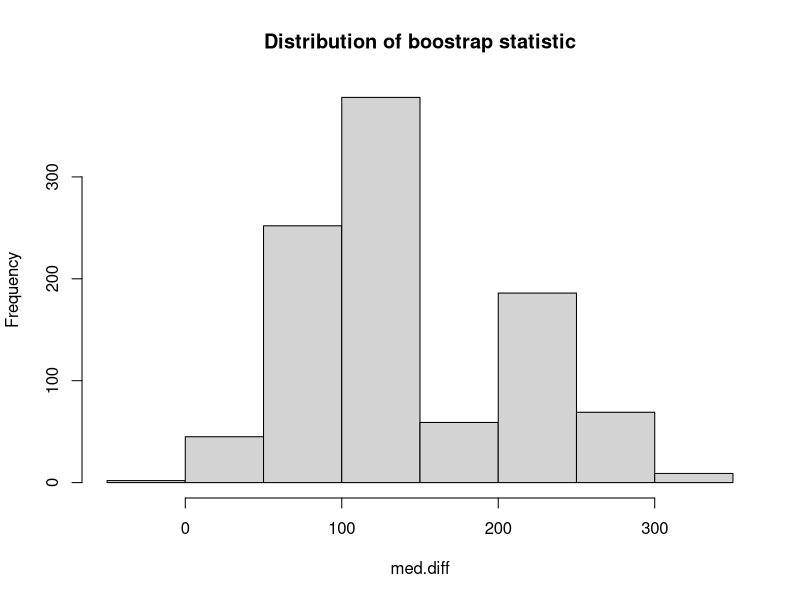

This figure's R source:
## ---- chunk 1
#Create a table (in HTML or PDF) that shows the differences in median (with the BCa bootstrap 
#95% confidence intervals) maternal, infant, neonatal, and under-5 mortality between the
#countries exposed to versus not exposed to armed conflict for the year 2017. Be specific about
#the sample sizes used in each statistic. The table should be fully reproducible. Push the
#script that creates the table to your GitHub repository.
## ---- chunk 2
#clear history
rm(list=ls(all=T)) 
## ---- chunk 3
#load libraries
library(dplyr)
library(tidyr)
library(here)
library(boot)
library(tidyverse)
library(knitr)
library(flextable)
## ---- chunk 4
#load final data
data <- read.csv(here("clean", "final_data.csv"), header = TRUE)
data2017 <- data %>%
  filter(year == 2017) %>%
  drop_na(Maternal.Mortality.rate, Infant.mortality.rate, Under.5.mortality.rate, Neonatal.mortality.rate)

# Subset the Data Frame for the year 2017

matmor.arm1 <- data %>%
  filter(year==2017 & !is.na(Maternal.Mortality.rate) & armconf1 ==1) %>%
  select(country_name, Maternal.Mortality.rate)
matmor.arm0 <- data %>%
  filter(year==2017 & !is.na(Maternal.Mortality.rate) & armconf1 ==0) %>%
  select(country_name, Maternal.Mortality.rate)
## ---- chunk 5
B <- 1000

med.diff <- rep(NA, B)
for(b in 1:B){
  resample.arm1 <- matmor.arm1[sample(nrow(matmor.arm1), size = nrow(matmor.arm1), replace = TRUE),]
  resample.arm0 <- matmor.arm0[sample(nrow(matmor.arm0), size = nrow(matmor.arm0), replace = TRUE),]
  med.diff[b] <- median(resample.arm1$Maternal.Mortality.rate) - median(resample.arm0$Maternal.Mortality.rate)
}
  
head(resample.arm1, 12)
## ---- chunk 6
hist(med.diff, main = "Distribution of boostrap statistic")
## ---- chunk 7
getmeddiff <- function(data, indices) {
  sample_data <- data[indices, ]
  group_meds <- tapply(sample_data$Maternal.Mortality.rate, sample_data$armconf1, FUN = median)
  med.diff <- group_meds[2] - group_meds[1]
  return(med.diff)
}

bootout_mat <- boot(data2017, statistic = getmeddiff, strata = data2017$armconf1, R=1000)
bootout_mat
## ---- chunk 8
#get confidence intervals
mat_ci <- boot.ci(boot.out = bootout_mat, conf = 0.95, type = "bca")

#bootstrap statistics for matmor: t1= 126.5, bias= 14.4095, SE= 64.77766, CI= 43.8, 290.3)
## ---- chunk 9
#bootstrap for infant mor
getmeddiff <- function(data, indices) {
  sample_data <- data[indices, ]
  group_meds <- tapply(sample_data$Infant.mortality.rate, sample_data$armconf1, FUN = median)
  med.diff <- group_meds[2] - group_meds[1]
  return(med.diff)
}

bootout_infant <- boot(data2017, statistic = getmeddiff, strata = data2017$armconf1, R=1000)
bootout_infant
## ---- chunk 10
#get confidence intervals
infant_ci <- boot.ci(boot.out = bootout_infant, conf = 0.95, type = "bca")

#bootstrap statistics for infant mor: t1= 19.8, bias= -0.9521, SE= 5.943379, CI= 6.60, 29.16)
## ---- chunk 11
#bootstrap for under-5 mor
getmeddiff <- function(data, indices) {
  sample_data <- data[indices, ]
  group_meds <- tapply(sample_data$Under.5.mortality.rate, sample_data$armconf1, FUN = median)
  med.diff <- group_meds[2] - group_meds[1]
  return(med.diff)
}

bootout_under5 <- boot(data2017, statistic = getmeddiff, strata = data2017$armconf1, R=1000)
bootout_under5
## ---- chunk 12
#get confidence intervals
under5_ci <- boot.ci(boot.out = bootout_under5, conf = 0.95, type = "bca")

#bootstrap statistics for Under mor: t1= 28.9, bias= -3.0935, SE= 9.678971, CI= 8.97, 45.68)
## ---- chunk 13
#bootstrap for neomor
getmeddiff <- function(data, indices) {
  sample_data <- data[indices, ]
  group_meds <- tapply(sample_data$Neonatal.mortality.rate, sample_data$armconf1, FUN = median)
  med.diff <- group_meds[2] - group_meds[1]
  return(med.diff)
}

bootout_neo <- boot(data2017, statistic = getmeddiff, strata = data2017$armconf1, R=1000)
bootout_neo
## ---- chunk 14
#get confidence intervals
neo_ci <- boot.ci(boot.out = bootout_neo, conf = 0.95, type = "bca")

#bootstrap statistics for neomor: t1= 12.4, bias= -0.8052, SE= 3.455128, CI= 5.4, 20.1)
## ---- chunk 15
table0 <- data.frame(
  Mortality_Group = c('maternal', 'infant', 'neonatal', 'under5'),
  Median_Difference = c(bootout_mat$t0, bootout_infant$t0, bootout_under5$t0, bootout_neo$t0),
  Confidence_Interval_lower = c(mat_ci$bca[4], infant_ci$bca[4], under5_ci$bca[4], neo_ci$bca[4]),
  Confidence_Interval_upper = c(mat_ci$bca[5], infant_ci$bca[5], under5_ci$bca[5], neo_ci$bca[5]),
  n = c(sum(!is.na(data2017$Maternal.Mortality.rate)), sum(!is.na(data2017$Neonatal.mortality.rate)), sum(!is.na(data2017$Under.5.mortality.rate)), sum(!is.na(data2017$Infant.mortality.rate)))
)

table
## ---- chunk 16
table <- flextable(table0)
table <- add_header_row(
  x = table, values = c("Median Difference in Mortality between Countries exposed to vs not exposed to Armed Conflict in 2017"),
  colwidths = c(5))
table <- theme_box(table)

table
